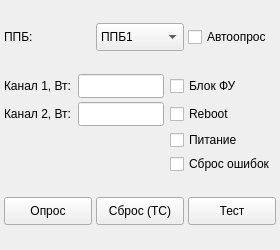
<?xml version="1.0" encoding="UTF-8"?>
<ui version="4.0">
 <class>ControlWidget</class>
 <widget class="QWidget" name="ControlWidget">
  <property name="geometry">
   <rect>
    <x>0</x>
    <y>0</y>
    <width>280</width>
    <height>250</height>
   </rect>
  </property>
  <property name="sizePolicy">
   <sizepolicy hsizetype="Expanding" vsizetype="Preferred">
    <horstretch>0</horstretch>
    <verstretch>0</verstretch>
   </sizepolicy>
  </property>
  <property name="windowTitle">
   <string>Form</string>
  </property>
  <layout class="QVBoxLayout" name="verticalLayout">
   <property name="spacing">
    <number>4</number>
   </property>
   <property name="leftMargin">
    <number>4</number>
   </property>
   <property name="topMargin">
    <number>4</number>
   </property>
   <property name="rightMargin">
    <number>4</number>
   </property>
   <property name="bottomMargin">
    <number>4</number>
   </property>
   <item>
    <layout class="QHBoxLayout" name="horizontalLayout">
     <item>
      <widget class="QLabel" name="label">
       <property name="text">
        <string>ППБ:</string>
       </property>
      </widget>
     </item>
     <item>
      <widget class="QComboBox" name="comboBoxPPBSelect">
       <property name="minimumSize">
        <size>
         <width>0</width>
         <height>28</height>
        </size>
       </property>
       <item>
        <property name="text">
         <string>ППБ1</string>
        </property>
       </item>
       <item>
        <property name="text">
         <string>ППБ2</string>
        </property>
       </item>
      </widget>
     </item>
     <item>
      <widget class="QCheckBox" name="checkBoxAutoPoll">
       <property name="text">
        <string>Автоопрос</string>
       </property>
      </widget>
     </item>
    </layout>
   </item>
   <item>
    <layout class="QGridLayout" name="gridLayout">
     <property name="horizontalSpacing">
      <number>6</number>
     </property>
     <property name="verticalSpacing">
      <number>4</number>
     </property>
     <item row="0" column="2">
      <widget class="QCheckBox" name="disactiveFu">
       <property name="text">
        <string>Блок ФУ</string>
       </property>
      </widget>
     </item>
     <item row="0" column="0">
      <widget class="QLabel" name="label_power_set_up_ch1">
       <property name="text">
        <string>Канал 1, Вт:</string>
       </property>
      </widget>
     </item>
     <item row="1" column="1">
      <widget class="QLineEdit" name="power_set_up_ch2">
       <property name="minimumSize">
        <size>
         <width>0</width>
         <height>24</height>
        </size>
       </property>
      </widget>
     </item>
     <item row="1" column="2">
      <widget class="QCheckBox" name="isReboot">
       <property name="text">
        <string>Reboot</string>
       </property>
      </widget>
     </item>
     <item row="1" column="0">
      <widget class="QLabel" name="label_power_set_up_ch2">
       <property name="text">
        <string>Канал 2, Вт:</string>
       </property>
      </widget>
     </item>
     <item row="0" column="1">
      <widget class="QLineEdit" name="power_set_up_ch1">
       <property name="minimumSize">
        <size>
         <width>0</width>
         <height>24</height>
        </size>
       </property>
      </widget>
     </item>
     <item row="2" column="2">
      <widget class="QCheckBox" name="powerCheckBox">
       <property name="text">
        <string>Питание</string>
       </property>
      </widget>
     </item>
     <item row="4" column="2">
      <widget class="QCheckBox" name="isreseterror">
       <property name="text">
        <string>Сброс ошибок</string>
       </property>
      </widget>
     </item>
    </layout>
   </item>
   <item>
    <layout class="QHBoxLayout" name="horizontalLayout_2">
     <item>
      <widget class="QPushButton" name="pushButtonPollStatus">
       <property name="minimumSize">
        <size>
         <width>0</width>
         <height>28</height>
        </size>
       </property>
       <property name="text">
        <string>Опрос</string>
       </property>
      </widget>
     </item>
     <item>
      <widget class="QPushButton" name="pushButtonReset">
       <property name="minimumSize">
        <size>
         <width>0</width>
         <height>28</height>
        </size>
       </property>
       <property name="text">
        <string>Сброс (TC)</string>
       </property>
      </widget>
     </item>
     <item>
      <widget class="QPushButton" name="pushButtonTestSequence">
       <property name="minimumSize">
        <size>
         <width>0</width>
         <height>28</height>
        </size>
       </property>
       <property name="text">
        <string>Тест</string>
       </property>
      </widget>
     </item>
    </layout>
   </item>
  </layout>
 </widget>
 <resources/>
 <connections/>
</ui>
